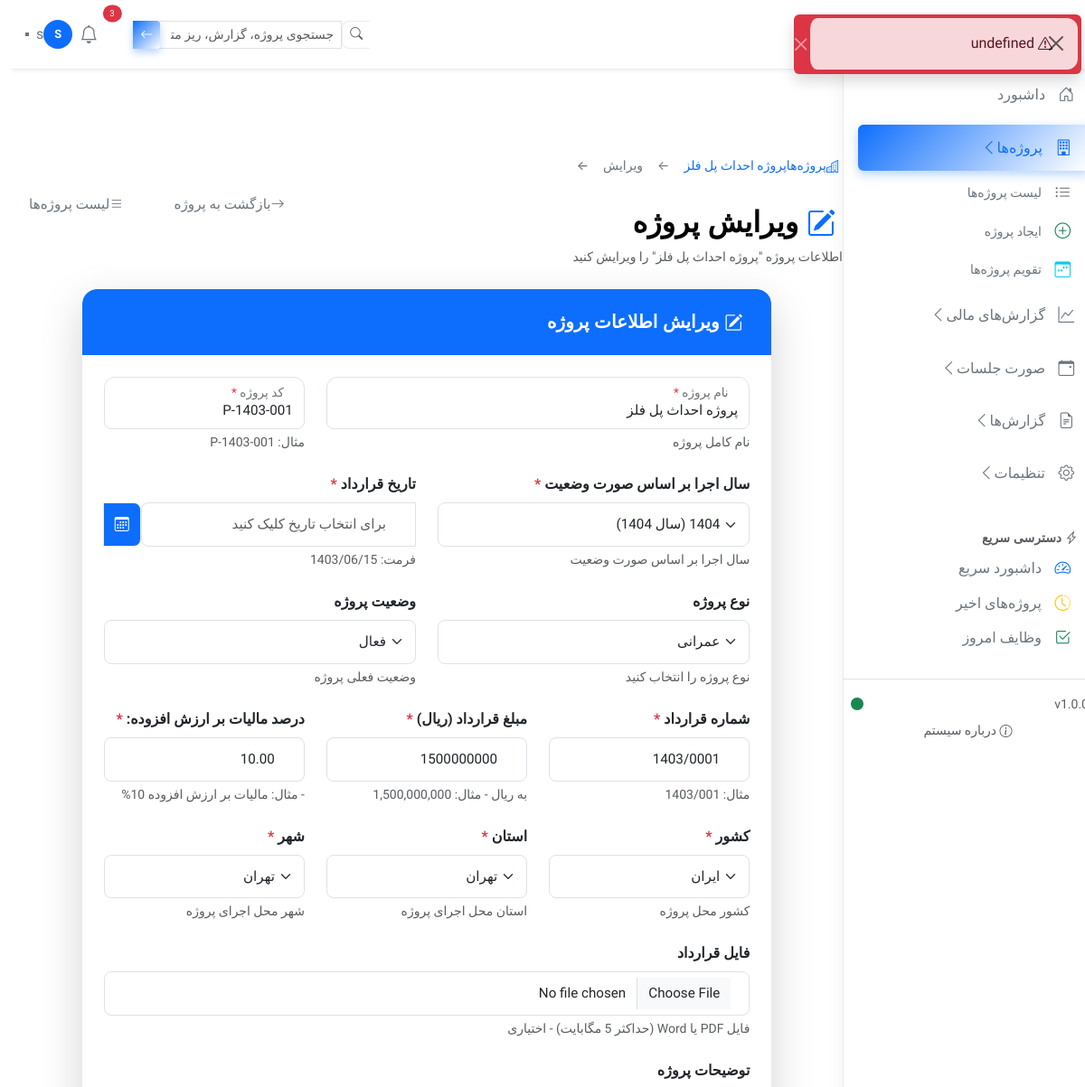
The page /projects/1/edit/ (signed in, upper part) on the database as committed earlier.
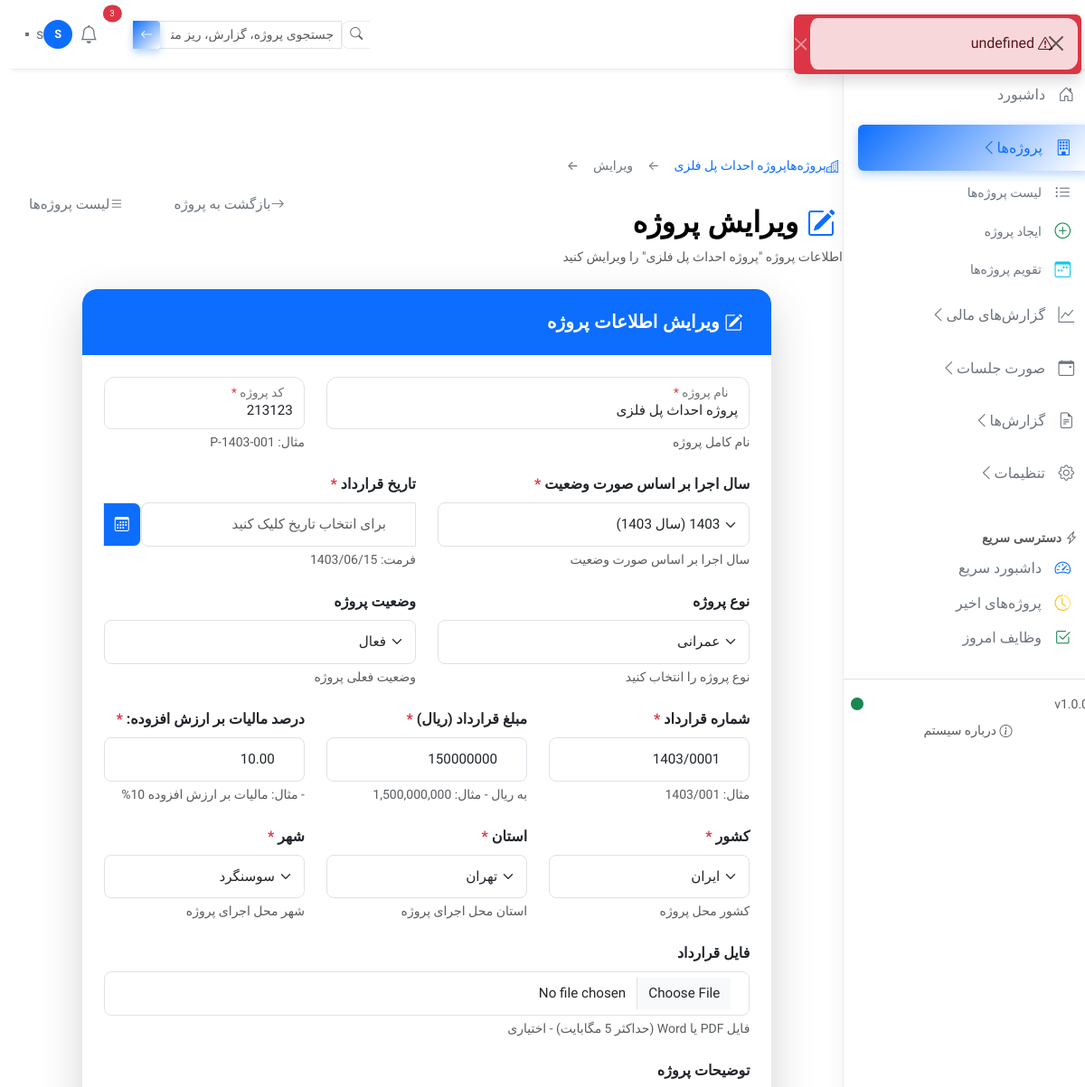
The same page on the database as committed later.
### project/models.py (models this page shows, shortened)
class Project(models.Model):
    STATUS_CHOICES = [
        ('draft', _('پیش‌نویس')),
        ('active', _('فعال')),
        ('in_progress', _('در حال اجرا')),
        ('under_review', _('در حال بررسی')),
        ('awaiting_approval', _('منتظر تأیید')),
        ('completed', _('تمام‌شده')),
        ('suspended', _('معلق')),
        ('cancelled', _('لغو شده')),
    ]
    PROJECT_TYPE_CHOICES = [
        ('civil', _('عمرانی')),
        ('building', _('ساختمانی')),
        ('bridge', _('پل‌سازی')),
        ('dam', _('سدسازی')),
        ('road', _('جاده‌سازی')),
        ('electrical', _('برقی')),
        ('mechanical', _('مکانیکی')),
        ('other', _('سایر')),
    ]
    created_by = models.ForeignKey(
        User,
        on_delete=models.CASCADE,
        related_name='created_projects',
        verbose_name=_('ایجادکننده'),
        help_text=_('کاربری که این پروژه را ایجاد کرده است')
    )
    project_name = models.CharField(
        max_length=255,
        verbose_name=_("نام پروژه"),
        help_text=_("نام کامل و دقیق پروژه")
    )
    project_code = models.CharField(
        max_length=50,
        unique=True,
        verbose_name=_("کد پروژه"),
        help_text=_("کد منحصر به فرد پروژه - قابل تغییر نیست")
    )
    employer = models.CharField(
        max_length=255,
        verbose_name=_("کارفرما"),
        help_text=_("نام کامل کارفرما یا سازمان کارفرما")
    )
    contractor = models.CharField(
        max_length=255,
        verbose_name=_("پیمانکار"),
        help_text=_("نام کامل پیمانکار مجری پروژه")
    )
    consultant = models.CharField(
        max_length=255,
        blank=True,
        null=True,
        verbose_name=_("مدیر طرح یا مشاور"),
        help_text=_("نام مدیر طرح، مشاور یا شرکت مشاور")
    )
    supervising_engineer = models.CharField(
        max_length=255,
        blank=True,
        null=True,
        verbose_name=_("مهندس ناظر"),
        help_text=_("نام مهندس ناظر پروژه")
    )
    city = models.CharField(
        max_length=100,
        verbose_name=_("شهر پروژه"),
        help_text=_("شهر محل اجرای پروژه")
    )
    province = models.CharField(
        max_length=100,
        verbose_name=_("استان"),
        help_text=_("استان محل پروژه")
    )
    country = models.CharField(
        max_length=100,
        default="ایران",
        verbose_name=_("کشور"),
        help_text=_("کشور محل پروژه")
    )
    contract_number = models.CharField(
        max_length=50,
        verbose_name=_("شماره قرارداد"),
        help_text=_("شماره رسمی قرارداد")
    )
    contract_date = models.DateField(
        verbose_name=_("تاریخ قرارداد"),
        help_text=_("تاریخ انعقاد قرارداد")
    )
    execution_year = models.IntegerField(
        validators=[
            MinValueValidator(1370),
            MaxValueValidator(1410)
        ],
        verbose_name=_("سال اجرا بر اساس صورت وضعیت"),
        help_text=_("سال شروع اجرای پروژه یا صدور صورت وضعیت")
    )
    contract_amount = models.DecimalField(
        max_digits=15,
        decimal_places=0,
        validators=[MinValueValidator(100000)],
        verbose_name=_("مبلغ قرارداد"),
        help_text=_("مبلغ کل قرارداد به ریال")
    )
    vat_percentage = models.DecimalField(
        max_digits=5,
        decimal_places=2,
        default=10.00,  # 10% مالیات
        validators=[MinValueValidator(0), MaxValueValidator(100)],
        verbose_name=_("درصد مالیات بر ارزش افزوده"),
        help_text=_("درصد مالیات بر ارزش افزوده (مثال: 10)")
    )
    project_type = models.CharField(
        max_length=20,
        choices=PROJECT_TYPE_CHOICES,
        default='civil',
        verbose_name=_("نوع پروژه"),
        help_text=_("دسته‌بندی نوع پروژه")
    )
    status = models.CharField(
        max_length=20,
        choices=STATUS_CHOICES,
        default='active',
        verbose_name=_("وضعیت پروژه"),
        help_text=_("وضعیت فعلی پروژه")
    )
    contract_file = models.FileField(
        upload_to='contracts/%Y/%m/',
        blank=True,
        null=True,
        verbose_name=_("فایل قرارداد"),
        help_text=_("فایل PDF یا Word قرارداد")
    )
    amount = models.DecimalField(
        max_digits=21,
        decimal_places=2,
        validators=[MinValueValidator(0)],
        blank=True,
        null=True,
        verbose_name=_("مبلغ صورت وضعیت"),
        help_text=_("مبلغ آخرین صورت وضعیت (اختیاری)")
    )
    description = models.TextField(
        blank=True,
        null=True,
        verbose_name=_("توضیحات"),
        help_text=_("توضیحات اضافی درباره پروژه")
    )
    is_active = models.BooleanField(
        default=True,
        verbose_name=_("فعال/غیرفعال"),
        help_text=_("برای حذف نرم: غیرفعال = مخفی از لیست‌ها")
    )
    created_at = models.DateTimeField(
        auto_now_add=True,
        verbose_name=_("زمان ایجاد")
    )
    updated_at = models.DateTimeField(
        auto_now=True,
        verbose_name=_("زمان آخرین ویرایش")
    )
    deleted_at = models.DateTimeField(
        null=True,
        blank=True,
        verbose_name=_("زمان حذف")
    )
    modified_by = models.ForeignKey(
        User,
        on_delete=models.SET_NULL,
        null=True,
        blank=True,
        related_name='modified_projects',
        verbose_name=_("ویرایش‌کننده"),
        help_text=_("کاربر آخر ویرایش‌کننده")
    )
    history = HistoricalRecords(
        excluded_fields=['updated_at', 'is_active', 'deleted_at']
    )
    class Meta:
        verbose_name = _("پروژه عمرانی")
        verbose_name_plural = _("پروژه‌های عمرانی")
        ordering = ['-created_at', 'project_name']
        indexes = [
            models.Index(fields=['project_code', 'is_active']),
            models.Index(fields=['status', 'is_active']),
            models.Index(fields=['execution_year', 'is_active']),
            models.Index(fields=['city', 'province', 'is_active']),
        ]
        permissions = [
            ("can_assign_roles", "Can assign roles to projects"),
            ("can_manage_all_projects", "Can manage all projects"),
            ("can_view_all_projects", "Can view all projects"),
        ]

### project/views.py (the view, shortened to what this page needs)
# urls.py: path('<int:pk>/edit/', views.project_edit, name='project_edit'),
@login_required
@role_required(['contractor', 'admin'])
def project_edit(request, pk):
    try:
        project = get_object_or_404(Project, pk=pk, is_active=True)
        if request.method == 'POST':
            print("📨 دریافت POST request برای ویرایش")
            print("📋 داده‌های فرم:", dict(request.POST))
            form = ProjectEditForm(
                request.POST,
                request.FILES,
                instance=project,
                current_user=request.user
            )
            if 'province' in request.POST and request.POST['province']:
                province = request.POST['province']
                if province in form.province_cities_data:
                    cities = form.province_cities_data[province]
                    form.fields['city'].choices = [('', 'انتخاب شهر')] + cities
                    form.fields['city'].widget.choices = [('', 'انتخاب شهر')] + cities
            if form.is_valid():
                print("✅ فرم ویرایش معتبر است")
                try:
                    with transaction.atomic():
                        project = form.save()
                        messages.success(
                            request,
                            f'پروژه "{project.project_name}" با موفقیت ویرایش شد (کد: {project.project_code})'
                        )
                        return redirect('projects:project_list')
                except Exception as e:
                    import logging
                    logger = logging.getLogger(__name__)
                    logger.error(f"Error editing project: {str(e)}", exc_info=True)
                    messages.error(
                        request,
                        f'خطا در ویرایش پروژه: {str(e)}'
                    )
            else:
                print("❌ فرم ویرایش نامعتبر است")
                print("🔍 خطاهای فرم:", form.errors)
                for field, errors in form.errors.items():
                    field_label = form.fields[field].label if field in form.fields else field
                    for error in errors:
                        messages.error(
                            request,
                            f'خطا در {field_label}: {error}'
                        )
        else:
            print("📝 درخواست GET - نمایش فرم ویرایش")
            form = ProjectEditForm(
                instance=project,
                current_user=request.user
            )
        context = {
            'form': form,
            'project': project,
            'title': f'ویرایش پروژه - {project.project_name}',
            'page_title': f'ویرایش پروژه - {project.project_name}',
            'active_menu': 'projects',
            'province_cities_json': form.get_province_cities_json(),
            'current_user': request.user,
        }
        return render(request, 'project/project_edit.html', context)
    except Project.DoesNotExist:
        messages.error(request, 'پروژه مورد نظر یافت نشد.')
        return redirect('projects:project_list')

### templates/project/project_edit.html (shortened to what the changed rows need)
{% extends 'layout/project_base.html' %}
{% load static %}
{% block content %}
<div class="container-fluid">
    <div class="d-flex justify-content-between align-items-center mb-4">
        <div>
            <nav aria-label="breadcrumb" class="d-none d-md-block">
                <ol class="breadcrumb breadcrumb-light">
                    <li class="breadcrumb-item">
                        <a href="{% url 'projects:project_detail' project.pk %}">
                            {{ project.project_name }}
                        </a>
                    </li>
                </ol>
            </nav>
            <h2 class="mb-1">
                <i class="bi bi-pencil-square text-primary me-2"></i>
                ویرایش پروژه
            </h2>
            <p class="text-muted mb-0">
                <small>اطلاعات پروژه "{{ project.project_name }}" را ویرایش کنید</small>
            </p>
        </div>
    </div>
    <div class="row justify-content-center">
        <div class="col-lg-10">
            <div class="card border-0 shadow-lg">
                <div class="card-body p-4">
                    <form method="POST" id="projectEditForm" enctype="multipart/form-data" novalidate>
                        <div class="row g-4">
                            <div class="col-md-8">
                                <div class="form-floating">
                                    {{ form.project_name }}
                                    <label for="{{ form.project_name.id_for_label }}">
                                        {{ form.project_name.label }} <span class="text-danger">*</span>
                                    </label>
                                </div>
                            </div>
                            <div class="col-md-4">
                                <div class="form-floating">
                                    {{ form.project_code }}
                                    <label for="{{ form.project_code.id_for_label }}">
                                        {{ form.project_code.label }} <span class="text-danger">*</span>
                                    </label>
                                </div>
                            </div>
                            <div class="col-md-6">
                                <label for="{{ form.execution_year.id_for_label }}" class="form-label fw-semibold">
                                    {{ form.execution_year.label }} <span class="text-danger">*</span>
                                </label>
                                {{ form.execution_year }}
                                <div class="form-text">سال اجرا بر اساس صورت وضعیت</div>
                            </div>
                            <div class="col-md-6">
                                <div class="input-group">
                                    {{ form.contract_date }}
                                    <span class="input-group-text bg-primary text-white cursor-pointer" id="calendarTrigger">
                                        <i class="bi bi-calendar3"></i>
                                    </span>
                                </div>
                            </div>
                            <div class="col-md-6">
                                <label for="{{ form.project_type.id_for_label }}" class="form-label fw-semibold">
                                    {{ form.project_type.label }}
                                </label>
                                {{ form.project_type }}
                                <div class="form-text">نوع پروژه را انتخاب کنید</div>
                            </div>
                            <div class="col-md-6">
                                <label for="{{ form.status.id_for_label }}" class="form-label fw-semibold">
                                    {{ form.status.label }}
                                </label>
                                {{ form.status }}
                                <div class="form-text">وضعیت فعلی پروژه</div>
                            </div>
                            <div class="col-md-4">
                                    <label for="{{ form.contract_number.id_for_label }}" class="form-label fw-semibold">
                                        {{ form.contract_number.label }} <span class="text-danger">*</span>
                                    </label>
                                    {{ form.contract_number }}
                                <div class="form-text">مثال: 1403/001</div>
                            </div>
                            <div class="col-md-4">
                                <label for="{{ form.contract_amount.id_for_label }}" class="form-label fw-semibold">
                                    {{ form.contract_amount.label }} <span class="text-danger">*</span>
                                </label>
                                {{ form.contract_amount }}
                                <div class="form-text">به ریال - مثال: 1,500,000,000</div>
                            </div>
                            <div class="col-md-4">
                                <label for="{{ form.vat_percentage.id_for_label }}" class="form-label fw-semibold">
                                    {{ form.vat_percentage.label }} <span class="text-danger">*</span>
                                </label>
                                {{ form.vat_percentage }}
                                <div class="form-text"> - مثال: مالیات بر ارزش افزوده 10%</div>
                            </div>
                            <div class="col-md-4">
                                <label for="{{ form.country.id_for_label }}" class="form-label fw-semibold">
                                    {{ form.country.label }} <span class="text-danger">*</span>
                                </label>
                                {{ form.country }}
                                <div class="form-text">کشور محل پروژه</div>
                            </div>
                            <div class="col-md-4">
                                <label for="{{ form.province.id_for_label }}" class="form-label fw-semibold">
                                    {{ form.province.label }} <span class="text-danger">*</span>
                                </label>
                                {{ form.province }}
                                <div class="form-text">استان محل اجرای پروژه</div>
                            </div>
                            <div class="col-md-4">
                                <label for="{{ form.city.id_for_label }}" class="form-label fw-semibold">
                                    {{ form.city.label }} <span class="text-danger">*</span>
                                </label>
                                {{ form.city }}
                                <div class="form-text">شهر محل اجرای پروژه</div>
                            </div>
                            <div class="col-12">
                                <label for="{{ form.contract_file.id_for_label }}" class="form-label fw-semibold">
                                    {{ form.contract_file.label }}
                                </label>
                                {{ form.contract_file }}
                                <div class="form-text">
                                    فایل PDF یا Word (حداکثر 5 مگابایت) - اختیاری
                                </div>
                            </div>
                    </form>
                </div>
            </div>
        </div>
    </div>
</div>
{% endblock %}

Rows that differ between the two databases and show on the page:
changed Project "عمرانی": project_name "پروژه احداث پل فلز" → "پروژه احداث پل فلزی"; project_code "P-1403-001" → "213123"; execution_year "1404 (سال 1404)" → "1403 (سال 1403)"; contract_amount "1500000000" → "150000000"; city "تهران" → "سوسنگرد"
